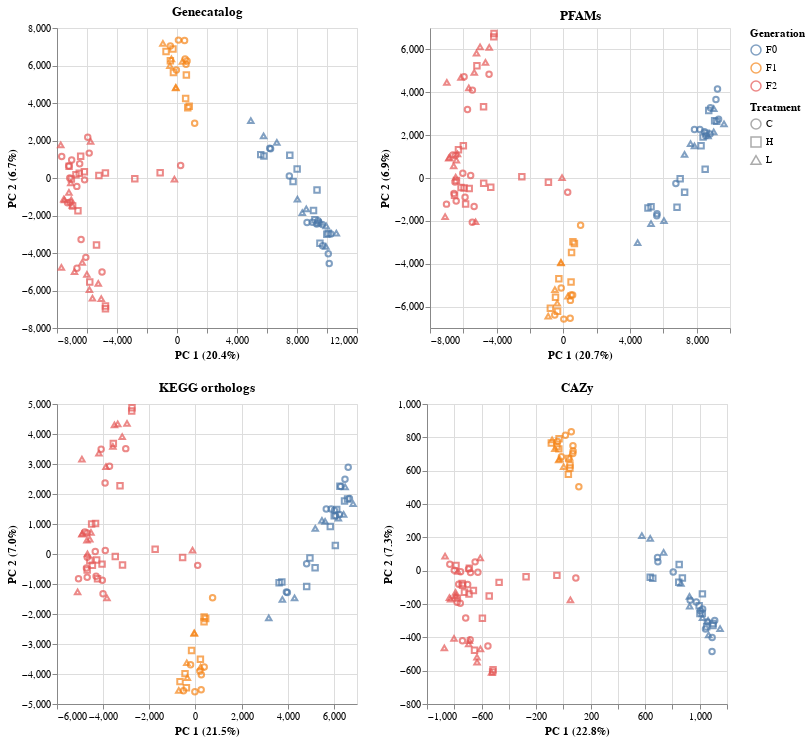

Notebook code cell kept with this figure:
### Markdown cell above
**PCA projections**

### Code cell
c1 = alt.Chart(pca_df.reset_index(), title="Genecatalog").mark_point().encode(
    x=alt.X("PC 1").title(f"PC 1 ({round(exp_var[0]*100, 1)}%)"), 
    y=alt.Y("PC 2").title(f"PC 2 ({round(exp_var[1]*100, 1)}%)"),
    color="Generation", shape="Treatment",
    tooltip = ["sample_id","Group","Treatment","Generation"]
)
c2 = alt.Chart(pca_pfam_df.reset_index(), title="PFAMs").mark_point().encode(
    x=alt.X("PC 1").title(f"PC 1 ({round(exp_var_pfam[0]*100, 1)}%)"), 
    y=alt.Y("PC 2").title(f"PC 2 ({round(exp_var_pfam[1]*100, 1)}%)"),
    color="Generation", shape="Treatment",
    tooltip = ["sample_id","Group","Treatment","Generation"]
)
c3 = alt.Chart(pca_ko_df.reset_index(), title="KEGG orthologs").mark_point().encode(
    x=alt.X("PC 1").title(f"PC 1 ({round(exp_var_ko[0]*100, 1)}%)"), 
    y=alt.Y("PC 2").title(f"PC 2 ({round(exp_var_ko[1]*100, 1)}%)"),
    color="Generation", shape="Treatment",
    tooltip = ["sample_id","Group","Treatment","Generation"]
)
c4 = alt.Chart(pca_cazy_df.reset_index(), title="CAZy").mark_point().encode(
    x=alt.X("PC 1").title(f"PC 1 ({round(exp_var_cazy[0]*100, 1)}%)"), 
    y=alt.Y("PC 2").title(f"PC 2 ({round(exp_var_cazy[1]*100, 1)}%)"),
    color="Generation", shape="Treatment",
    tooltip = ["sample_id","Group","Treatment","Generation"]
)

alt.vconcat((c1|c2), (c3|c4), data=pca_concat)
